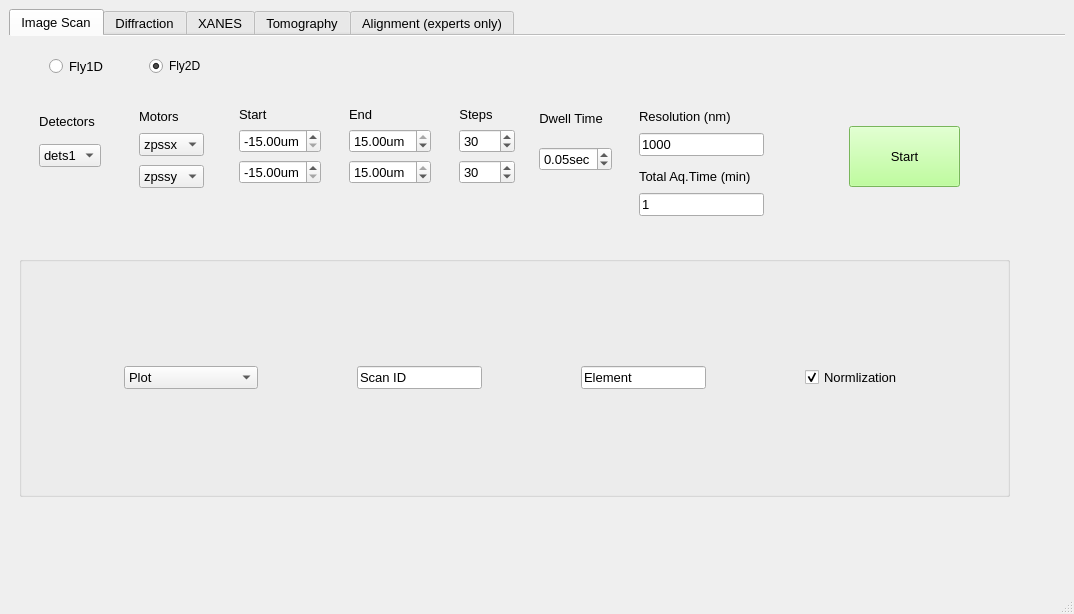
<?xml version="1.0" encoding="UTF-8"?>
<ui version="4.0">
 <class>window</class>
 <widget class="QMainWindow" name="window">
  <property name="geometry">
   <rect>
    <x>0</x>
    <y>0</y>
    <width>1074</width>
    <height>614</height>
   </rect>
  </property>
  <property name="font">
   <font>
    <family>Arial</family>
    <pointsize>10</pointsize>
   </font>
  </property>
  <property name="windowTitle">
   <string>MainWindow</string>
  </property>
  <property name="statusTip">
   <string/>
  </property>
  <widget class="QWidget" name="centralwidget">
   <layout class="QGridLayout" name="gridLayout">
    <item row="0" column="0">
     <widget class="QTabWidget" name="HXN_GUI_tabs">
      <property name="sizePolicy">
       <sizepolicy hsizetype="Minimum" vsizetype="Minimum">
        <horstretch>0</horstretch>
        <verstretch>0</verstretch>
       </sizepolicy>
      </property>
      <property name="font">
       <font>
        <family>Arial</family>
        <pointsize>10</pointsize>
        <weight>50</weight>
        <italic>false</italic>
        <bold>false</bold>
       </font>
      </property>
      <property name="layoutDirection">
       <enum>Qt::LeftToRight</enum>
      </property>
      <property name="styleSheet">
       <string notr="true">font: 10pt &quot;Arial&quot;;</string>
      </property>
      <property name="tabPosition">
       <enum>QTabWidget::North</enum>
      </property>
      <property name="currentIndex">
       <number>0</number>
      </property>
      <property name="documentMode">
       <bool>true</bool>
      </property>
      <property name="tabsClosable">
       <bool>false</bool>
      </property>
      <property name="movable">
       <bool>true</bool>
      </property>
      <property name="tabBarAutoHide">
       <bool>false</bool>
      </property>
      <widget class="QWidget" name="scan">
       <attribute name="title">
        <string>Image Scan</string>
       </attribute>
       <widget class="QPushButton" name="start">
        <property name="geometry">
         <rect>
          <x>840</x>
          <y>90</y>
          <width>111</width>
          <height>61</height>
         </rect>
        </property>
        <property name="sizePolicy">
         <sizepolicy hsizetype="Fixed" vsizetype="Fixed">
          <horstretch>0</horstretch>
          <verstretch>0</verstretch>
         </sizepolicy>
        </property>
        <property name="font">
         <font>
          <family>MS Shell Dlg 2</family>
          <pointsize>10</pointsize>
          <weight>50</weight>
          <italic>false</italic>
          <bold>false</bold>
         </font>
        </property>
        <property name="styleSheet">
         <string notr="true">background-color: rgb(170, 255, 127);
font: 10pt &quot;MS Shell Dlg 2&quot;;
</string>
        </property>
        <property name="text">
         <string>Start</string>
        </property>
       </widget>
       <widget class="QRadioButton" name="radioButton_1d">
        <property name="geometry">
         <rect>
          <x>40</x>
          <y>20</y>
          <width>95</width>
          <height>20</height>
         </rect>
        </property>
        <property name="sizePolicy">
         <sizepolicy hsizetype="Fixed" vsizetype="Fixed">
          <horstretch>0</horstretch>
          <verstretch>0</verstretch>
         </sizepolicy>
        </property>
        <property name="styleSheet">
         <string notr="true">font: 75 12pt &quot;Arial&quot;;</string>
        </property>
        <property name="text">
         <string>Fly1D</string>
        </property>
       </widget>
       <widget class="QRadioButton" name="radioButton_2d">
        <property name="geometry">
         <rect>
          <x>140</x>
          <y>20</y>
          <width>95</width>
          <height>20</height>
         </rect>
        </property>
        <property name="sizePolicy">
         <sizepolicy hsizetype="Fixed" vsizetype="Fixed">
          <horstretch>0</horstretch>
          <verstretch>0</verstretch>
         </sizepolicy>
        </property>
        <property name="styleSheet">
         <string notr="true">font: 75 12pt &quot;Arial&quot;;
border-color: rgb(255, 235, 119);
</string>
        </property>
        <property name="text">
         <string>Fly2D</string>
        </property>
        <property name="checked">
         <bool>true</bool>
        </property>
       </widget>
       <widget class="QGroupBox" name="groupBox_2">
        <property name="geometry">
         <rect>
          <x>10</x>
          <y>220</y>
          <width>991</width>
          <height>241</height>
         </rect>
        </property>
        <property name="sizePolicy">
         <sizepolicy hsizetype="Minimum" vsizetype="Minimum">
          <horstretch>0</horstretch>
          <verstretch>0</verstretch>
         </sizepolicy>
        </property>
        <property name="font">
         <font>
          <family>Arial</family>
          <pointsize>10</pointsize>
          <weight>50</weight>
          <italic>false</italic>
          <bold>false</bold>
         </font>
        </property>
        <property name="layoutDirection">
         <enum>Qt::LeftToRight</enum>
        </property>
        <property name="styleSheet">
         <string notr="true">font: 10pt &quot;Arial&quot;;</string>
        </property>
        <property name="title">
         <string/>
        </property>
        <property name="alignment">
         <set>Qt::AlignCenter</set>
        </property>
        <layout class="QGridLayout" name="gridLayout_2">
         <item row="0" column="4">
          <widget class="QCheckBox" name="checkBox">
           <property name="sizePolicy">
            <sizepolicy hsizetype="Fixed" vsizetype="Fixed">
             <horstretch>0</horstretch>
             <verstretch>0</verstretch>
            </sizepolicy>
           </property>
           <property name="text">
            <string>Normlization</string>
           </property>
           <property name="checked">
            <bool>true</bool>
           </property>
          </widget>
         </item>
         <item row="0" column="3">
          <widget class="QLineEdit" name="lineEdit_6">
           <property name="sizePolicy">
            <sizepolicy hsizetype="Fixed" vsizetype="Fixed">
             <horstretch>0</horstretch>
             <verstretch>0</verstretch>
            </sizepolicy>
           </property>
           <property name="text">
            <string>Element</string>
           </property>
          </widget>
         </item>
         <item row="0" column="0">
          <widget class="QComboBox" name="comboBox">
           <property name="sizePolicy">
            <sizepolicy hsizetype="Fixed" vsizetype="Fixed">
             <horstretch>0</horstretch>
             <verstretch>0</verstretch>
            </sizepolicy>
           </property>
           <item>
            <property name="text">
             <string>Plot</string>
            </property>
           </item>
           <item>
            <property name="text">
             <string>erf_fit</string>
            </property>
           </item>
           <item>
            <property name="text">
             <string>return_line_center</string>
            </property>
           </item>
          </widget>
         </item>
         <item row="0" column="2">
          <widget class="QLineEdit" name="lineEdit_5">
           <property name="sizePolicy">
            <sizepolicy hsizetype="Fixed" vsizetype="Fixed">
             <horstretch>0</horstretch>
             <verstretch>0</verstretch>
            </sizepolicy>
           </property>
           <property name="text">
            <string>Scan ID</string>
           </property>
          </widget>
         </item>
        </layout>
       </widget>
       <widget class="QWidget" name="layoutWidget">
        <property name="geometry">
         <rect>
          <x>630</x>
          <y>70</y>
          <width>156</width>
          <height>53</height>
         </rect>
        </property>
        <layout class="QVBoxLayout" name="verticalLayout">
         <item>
          <widget class="QLabel" name="label_7">
           <property name="sizePolicy">
            <sizepolicy hsizetype="Fixed" vsizetype="Fixed">
             <horstretch>0</horstretch>
             <verstretch>0</verstretch>
            </sizepolicy>
           </property>
           <property name="font">
            <font>
             <family>Arial</family>
             <pointsize>10</pointsize>
             <weight>50</weight>
             <italic>false</italic>
             <bold>false</bold>
            </font>
           </property>
           <property name="text">
            <string>Resolution (nm)</string>
           </property>
          </widget>
         </item>
         <item>
          <widget class="QLineEdit" name="res">
           <property name="sizePolicy">
            <sizepolicy hsizetype="Fixed" vsizetype="Fixed">
             <horstretch>0</horstretch>
             <verstretch>0</verstretch>
            </sizepolicy>
           </property>
           <property name="text">
            <string>1000</string>
           </property>
           <property name="readOnly">
            <bool>true</bool>
           </property>
          </widget>
         </item>
        </layout>
       </widget>
       <widget class="QWidget" name="layoutWidget">
        <property name="geometry">
         <rect>
          <x>630</x>
          <y>130</y>
          <width>156</width>
          <height>53</height>
         </rect>
        </property>
        <layout class="QVBoxLayout" name="verticalLayout_2">
         <item>
          <widget class="QLabel" name="label_8">
           <property name="sizePolicy">
            <sizepolicy hsizetype="Fixed" vsizetype="Fixed">
             <horstretch>0</horstretch>
             <verstretch>0</verstretch>
            </sizepolicy>
           </property>
           <property name="font">
            <font>
             <family>Arial</family>
             <pointsize>10</pointsize>
             <weight>50</weight>
             <italic>false</italic>
             <bold>false</bold>
            </font>
           </property>
           <property name="text">
            <string>Total Aq.Time (min)</string>
           </property>
          </widget>
         </item>
         <item>
          <widget class="QLineEdit" name="tot_time">
           <property name="sizePolicy">
            <sizepolicy hsizetype="Fixed" vsizetype="Fixed">
             <horstretch>0</horstretch>
             <verstretch>0</verstretch>
            </sizepolicy>
           </property>
           <property name="text">
            <string>1</string>
           </property>
           <property name="readOnly">
            <bool>true</bool>
           </property>
          </widget>
         </item>
        </layout>
       </widget>
       <widget class="QWidget" name="layoutWidget">
        <property name="geometry">
         <rect>
          <x>530</x>
          <y>60</y>
          <width>85</width>
          <height>91</height>
         </rect>
        </property>
        <layout class="QVBoxLayout" name="verticalLayout_3">
         <item>
          <widget class="QLabel" name="label_4">
           <property name="sizePolicy">
            <sizepolicy hsizetype="Fixed" vsizetype="Fixed">
             <horstretch>0</horstretch>
             <verstretch>0</verstretch>
            </sizepolicy>
           </property>
           <property name="font">
            <font>
             <family>Arial</family>
             <pointsize>10</pointsize>
             <weight>50</weight>
             <italic>false</italic>
             <bold>false</bold>
            </font>
           </property>
           <property name="text">
            <string>Dwell Time</string>
           </property>
           <property name="textFormat">
            <enum>Qt::AutoText</enum>
           </property>
           <property name="scaledContents">
            <bool>false</bool>
           </property>
           <property name="alignment">
            <set>Qt::AlignCenter</set>
           </property>
          </widget>
         </item>
         <item>
          <widget class="QDoubleSpinBox" name="dwell">
           <property name="sizePolicy">
            <sizepolicy hsizetype="Fixed" vsizetype="Fixed">
             <horstretch>0</horstretch>
             <verstretch>0</verstretch>
            </sizepolicy>
           </property>
           <property name="prefix">
            <string/>
           </property>
           <property name="suffix">
            <string notr="true">sec</string>
           </property>
           <property name="maximum">
            <double>0.500000000000000</double>
           </property>
           <property name="singleStep">
            <double>0.010000000000000</double>
           </property>
           <property name="value">
            <double>0.050000000000000</double>
           </property>
          </widget>
         </item>
        </layout>
       </widget>
       <widget class="QWidget" name="layoutWidget">
        <property name="geometry">
         <rect>
          <x>450</x>
          <y>70</y>
          <width>63</width>
          <height>81</height>
         </rect>
        </property>
        <layout class="QVBoxLayout" name="verticalLayout_4">
         <item>
          <widget class="QLabel" name="label_3">
           <property name="sizePolicy">
            <sizepolicy hsizetype="Fixed" vsizetype="Fixed">
             <horstretch>0</horstretch>
             <verstretch>0</verstretch>
            </sizepolicy>
           </property>
           <property name="font">
            <font>
             <family>Arial</family>
             <pointsize>10</pointsize>
             <weight>50</weight>
             <italic>false</italic>
             <bold>false</bold>
            </font>
           </property>
           <property name="text">
            <string>Steps</string>
           </property>
           <property name="textFormat">
            <enum>Qt::AutoText</enum>
           </property>
           <property name="scaledContents">
            <bool>false</bool>
           </property>
           <property name="alignment">
            <set>Qt::AlignCenter</set>
           </property>
          </widget>
         </item>
         <item>
          <widget class="QSpinBox" name="x_step">
           <property name="sizePolicy">
            <sizepolicy hsizetype="Fixed" vsizetype="Fixed">
             <horstretch>0</horstretch>
             <verstretch>0</verstretch>
            </sizepolicy>
           </property>
           <property name="maximum">
            <number>1000</number>
           </property>
           <property name="singleStep">
            <number>10</number>
           </property>
           <property name="value">
            <number>30</number>
           </property>
          </widget>
         </item>
         <item>
          <widget class="QSpinBox" name="y_step">
           <property name="sizePolicy">
            <sizepolicy hsizetype="Fixed" vsizetype="Fixed">
             <horstretch>0</horstretch>
             <verstretch>0</verstretch>
            </sizepolicy>
           </property>
           <property name="maximum">
            <number>1000</number>
           </property>
           <property name="singleStep">
            <number>10</number>
           </property>
           <property name="value">
            <number>30</number>
           </property>
          </widget>
         </item>
        </layout>
       </widget>
       <widget class="QWidget" name="layoutWidget">
        <property name="geometry">
         <rect>
          <x>340</x>
          <y>70</y>
          <width>96</width>
          <height>81</height>
         </rect>
        </property>
        <layout class="QVBoxLayout" name="verticalLayout_5">
         <item>
          <widget class="QLabel" name="label_16">
           <property name="sizePolicy">
            <sizepolicy hsizetype="Fixed" vsizetype="Fixed">
             <horstretch>0</horstretch>
             <verstretch>0</verstretch>
            </sizepolicy>
           </property>
           <property name="text">
            <string>End</string>
           </property>
          </widget>
         </item>
         <item>
          <widget class="QDoubleSpinBox" name="x_end">
           <property name="sizePolicy">
            <sizepolicy hsizetype="Fixed" vsizetype="Fixed">
             <horstretch>0</horstretch>
             <verstretch>0</verstretch>
            </sizepolicy>
           </property>
           <property name="suffix">
            <string notr="true">um</string>
           </property>
           <property name="minimum">
            <double>-15.000000000000000</double>
           </property>
           <property name="maximum">
            <double>15.000000000000000</double>
           </property>
           <property name="singleStep">
            <double>0.500000000000000</double>
           </property>
           <property name="value">
            <double>15.000000000000000</double>
           </property>
          </widget>
         </item>
         <item>
          <widget class="QDoubleSpinBox" name="y_end">
           <property name="sizePolicy">
            <sizepolicy hsizetype="Fixed" vsizetype="Fixed">
             <horstretch>0</horstretch>
             <verstretch>0</verstretch>
            </sizepolicy>
           </property>
           <property name="suffix">
            <string notr="true">um</string>
           </property>
           <property name="minimum">
            <double>-15.000000000000000</double>
           </property>
           <property name="maximum">
            <double>15.000000000000000</double>
           </property>
           <property name="singleStep">
            <double>0.500000000000000</double>
           </property>
           <property name="value">
            <double>15.000000000000000</double>
           </property>
          </widget>
         </item>
        </layout>
       </widget>
       <widget class="QWidget" name="layoutWidget">
        <property name="geometry">
         <rect>
          <x>230</x>
          <y>70</y>
          <width>96</width>
          <height>81</height>
         </rect>
        </property>
        <layout class="QVBoxLayout" name="verticalLayout_6">
         <item>
          <widget class="QLabel" name="label_12">
           <property name="sizePolicy">
            <sizepolicy hsizetype="Fixed" vsizetype="Fixed">
             <horstretch>0</horstretch>
             <verstretch>0</verstretch>
            </sizepolicy>
           </property>
           <property name="text">
            <string>Start</string>
           </property>
          </widget>
         </item>
         <item>
          <widget class="QDoubleSpinBox" name="x_start">
           <property name="sizePolicy">
            <sizepolicy hsizetype="Fixed" vsizetype="Fixed">
             <horstretch>0</horstretch>
             <verstretch>0</verstretch>
            </sizepolicy>
           </property>
           <property name="prefix">
            <string notr="true"/>
           </property>
           <property name="suffix">
            <string>um</string>
           </property>
           <property name="minimum">
            <double>-15.000000000000000</double>
           </property>
           <property name="maximum">
            <double>15.000000000000000</double>
           </property>
           <property name="singleStep">
            <double>0.500000000000000</double>
           </property>
           <property name="value">
            <double>-15.000000000000000</double>
           </property>
          </widget>
         </item>
         <item>
          <widget class="QDoubleSpinBox" name="y_start">
           <property name="sizePolicy">
            <sizepolicy hsizetype="Fixed" vsizetype="Fixed">
             <horstretch>0</horstretch>
             <verstretch>0</verstretch>
            </sizepolicy>
           </property>
           <property name="prefix">
            <string notr="true"/>
           </property>
           <property name="suffix">
            <string>um</string>
           </property>
           <property name="minimum">
            <double>-15.000000000000000</double>
           </property>
           <property name="maximum">
            <double>15.000000000000000</double>
           </property>
           <property name="singleStep">
            <double>0.500000000000000</double>
           </property>
           <property name="value">
            <double>-15.000000000000000</double>
           </property>
          </widget>
         </item>
        </layout>
       </widget>
       <widget class="QWidget" name="layoutWidget">
        <property name="geometry">
         <rect>
          <x>130</x>
          <y>70</y>
          <width>75</width>
          <height>85</height>
         </rect>
        </property>
        <layout class="QVBoxLayout" name="verticalLayout_7">
         <item>
          <widget class="QLabel" name="label">
           <property name="sizePolicy">
            <sizepolicy hsizetype="Fixed" vsizetype="Fixed">
             <horstretch>0</horstretch>
             <verstretch>0</verstretch>
            </sizepolicy>
           </property>
           <property name="font">
            <font>
             <family>Arial</family>
             <pointsize>10</pointsize>
             <weight>50</weight>
             <italic>false</italic>
             <bold>false</bold>
            </font>
           </property>
           <property name="text">
            <string>Motors</string>
           </property>
          </widget>
         </item>
         <item>
          <widget class="QComboBox" name="Select_Motor_4">
           <property name="sizePolicy">
            <sizepolicy hsizetype="Fixed" vsizetype="Fixed">
             <horstretch>0</horstretch>
             <verstretch>0</verstretch>
            </sizepolicy>
           </property>
           <item>
            <property name="text">
             <string>zpssx</string>
            </property>
           </item>
           <item>
            <property name="text">
             <string>zpssy</string>
            </property>
           </item>
           <item>
            <property name="text">
             <string>zpssz</string>
            </property>
           </item>
          </widget>
         </item>
         <item>
          <widget class="QComboBox" name="Select_Motor_3">
           <property name="sizePolicy">
            <sizepolicy hsizetype="Fixed" vsizetype="Fixed">
             <horstretch>0</horstretch>
             <verstretch>0</verstretch>
            </sizepolicy>
           </property>
           <item>
            <property name="text">
             <string>zpssy</string>
            </property>
           </item>
           <item>
            <property name="text">
             <string>zpssx</string>
            </property>
           </item>
           <item>
            <property name="text">
             <string>zpssz</string>
            </property>
           </item>
          </widget>
         </item>
        </layout>
       </widget>
       <widget class="QWidget" name="layoutWidget">
        <property name="geometry">
         <rect>
          <x>30</x>
          <y>69</y>
          <width>72</width>
          <height>71</height>
         </rect>
        </property>
        <layout class="QVBoxLayout" name="verticalLayout_8">
         <item>
          <widget class="QLabel" name="label_6">
           <property name="sizePolicy">
            <sizepolicy hsizetype="Fixed" vsizetype="Fixed">
             <horstretch>0</horstretch>
             <verstretch>0</verstretch>
            </sizepolicy>
           </property>
           <property name="font">
            <font>
             <family>Arial</family>
             <pointsize>10</pointsize>
             <weight>50</weight>
             <italic>false</italic>
             <bold>false</bold>
            </font>
           </property>
           <property name="text">
            <string>Detectors</string>
           </property>
           <property name="alignment">
            <set>Qt::AlignCenter</set>
           </property>
          </widget>
         </item>
         <item>
          <widget class="QComboBox" name="Dets_2">
           <property name="sizePolicy">
            <sizepolicy hsizetype="Fixed" vsizetype="Fixed">
             <horstretch>0</horstretch>
             <verstretch>0</verstretch>
            </sizepolicy>
           </property>
           <item>
            <property name="text">
             <string>dets1</string>
            </property>
           </item>
           <item>
            <property name="text">
             <string>dets2</string>
            </property>
           </item>
           <item>
            <property name="text">
             <string>dets3</string>
            </property>
           </item>
          </widget>
         </item>
        </layout>
       </widget>
      </widget>
      <widget class="QWidget" name="diff">
       <attribute name="title">
        <string>Diffraction</string>
       </attribute>
      </widget>
      <widget class="QWidget" name="xanes">
       <attribute name="title">
        <string>XANES</string>
       </attribute>
      </widget>
      <widget class="QWidget" name="tomo">
       <attribute name="title">
        <string>Tomography</string>
       </attribute>
      </widget>
      <widget class="QWidget" name="alignement">
       <attribute name="title">
        <string>Alignment (experts only)</string>
       </attribute>
      </widget>
     </widget>
    </item>
   </layout>
  </widget>
  <widget class="QMenuBar" name="menubar">
   <property name="geometry">
    <rect>
     <x>0</x>
     <y>0</y>
     <width>1074</width>
     <height>26</height>
    </rect>
   </property>
  </widget>
  <widget class="QStatusBar" name="statusbar"/>
 </widget>
 <tabstops>
  <tabstop>radioButton_1d</tabstop>
  <tabstop>radioButton_2d</tabstop>
  <tabstop>Dets_2</tabstop>
  <tabstop>Select_Motor_4</tabstop>
  <tabstop>Select_Motor_3</tabstop>
  <tabstop>x_start</tabstop>
  <tabstop>y_start</tabstop>
  <tabstop>x_end</tabstop>
  <tabstop>y_end</tabstop>
  <tabstop>x_step</tabstop>
  <tabstop>y_step</tabstop>
  <tabstop>dwell</tabstop>
  <tabstop>res</tabstop>
  <tabstop>tot_time</tabstop>
  <tabstop>start</tabstop>
  <tabstop>comboBox</tabstop>
  <tabstop>lineEdit_5</tabstop>
  <tabstop>lineEdit_6</tabstop>
  <tabstop>checkBox</tabstop>
  <tabstop>HXN_GUI_tabs</tabstop>
 </tabstops>
 <resources/>
 <connections/>
</ui>
